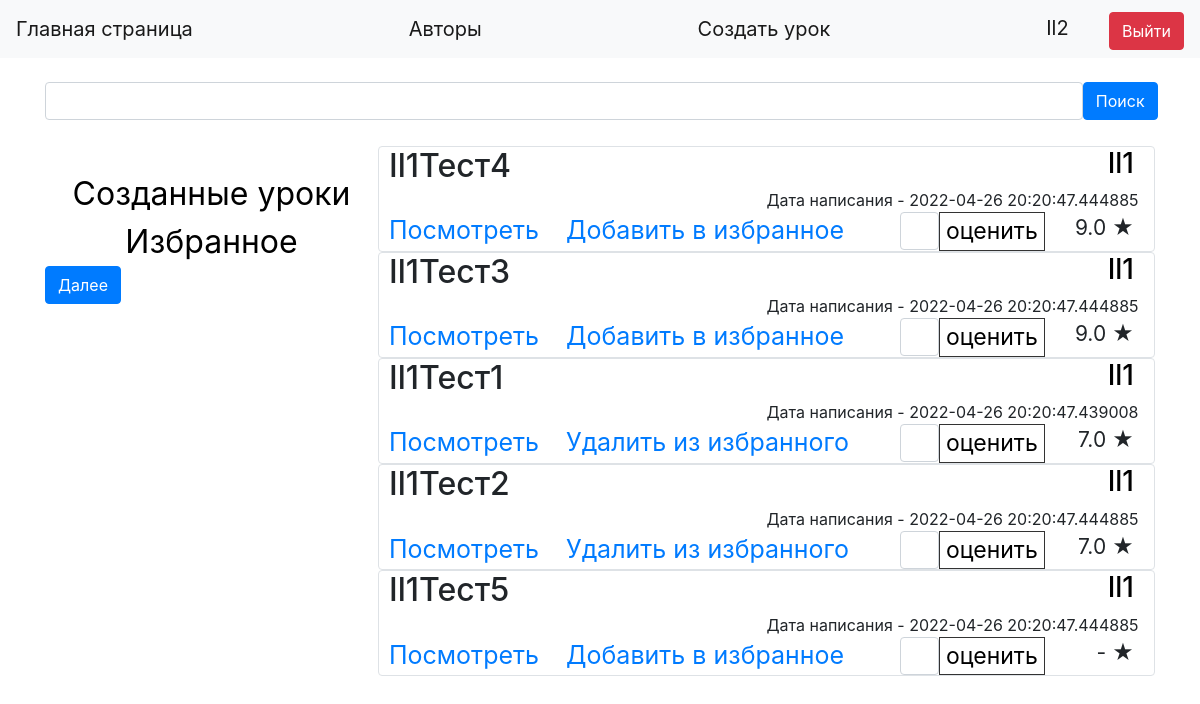
/profile/Il1 (signed in), run on an earlier commit of the app's database.
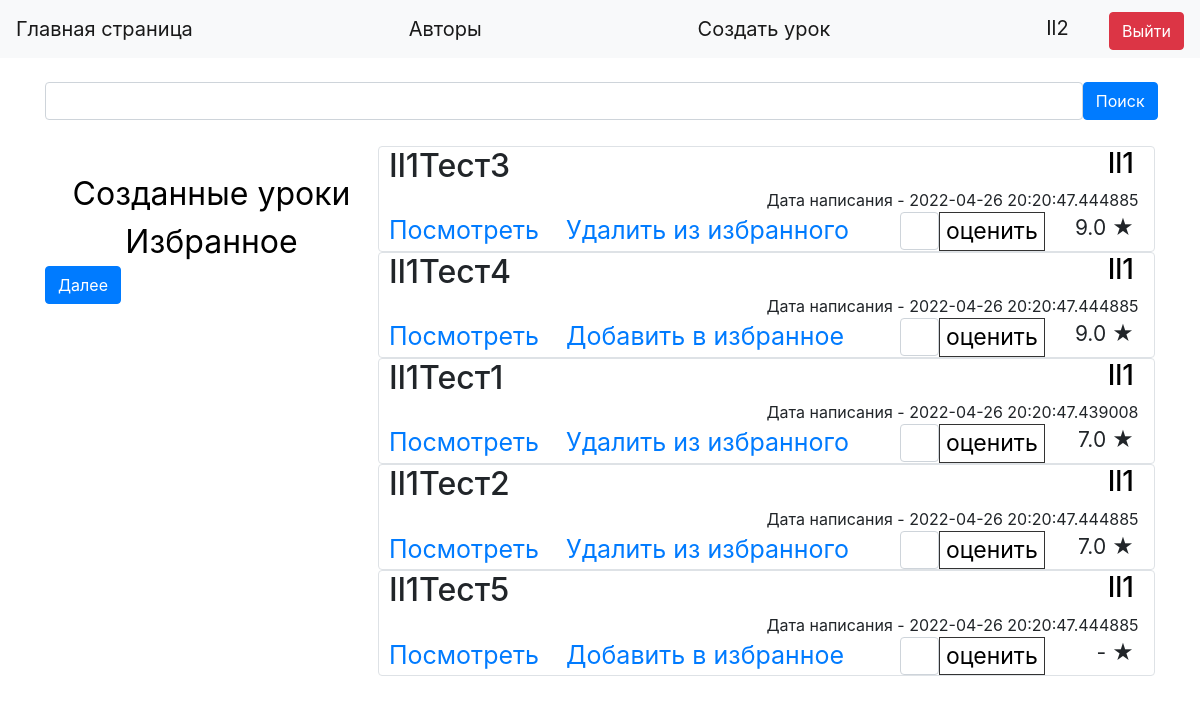
And on a later commit of the database.
### data1/lessons.py (models this page shows, shortened)
class Lesson(SqlAlchemyBase):
    __tablename__ = 'lessons'
    id = sqlalchemy.Column(sqlalchemy.Integer,
                           primary_key=True, autoincrement=True)
    title = sqlalchemy.Column(sqlalchemy.String, nullable=True)
    content = sqlalchemy.Column(sqlalchemy.String, nullable=True)
    added_to_favorites_count = sqlalchemy.Column(sqlalchemy.Integer, default=0)
    rate = sqlalchemy.Column(sqlalchemy.Float, default=0)
    rates_count = sqlalchemy.Column(sqlalchemy.Integer, default=0)
    created_date = sqlalchemy.Column(sqlalchemy.DateTime,
                                     default=datetime.datetime.now)
    user_id = sqlalchemy.Column(sqlalchemy.Integer,
                                sqlalchemy.ForeignKey("users.id"))
    user = orm.relation('User')
    favourites = orm.relation("Favourites", back_populates='lesson')

### data1/users.py (models this page shows, shortened)
class User(SqlAlchemyBase, UserMixin):
    __tablename__ = 'users'
    id = sqlalchemy.Column(sqlalchemy.Integer,
                           primary_key=True, autoincrement=True)
    name = sqlalchemy.Column(sqlalchemy.String, unique=True, nullable=True)
    about = sqlalchemy.Column(sqlalchemy.String, nullable=True)
    email = sqlalchemy.Column(sqlalchemy.String,
                              index=True, unique=True, nullable=True)
    hashed_password = sqlalchemy.Column(sqlalchemy.String, nullable=True)
    created_lessons_count = sqlalchemy.Column(sqlalchemy.Integer, default=0)
    favourites_lessons_count = sqlalchemy.Column(sqlalchemy.Integer, default=0)
    created_date = sqlalchemy.Column(sqlalchemy.DateTime,
                                     default=datetime.datetime.now)
    lessons = orm.relation("Lesson", back_populates='user')
    favourites = orm.relation("Favourites", back_populates='user')

### LearnCreator.py (the view, shortened to what this page needs)
@app.route('/profile/<string:name>', methods=['GET', 'POST'])
def watch_profile(name):
    global limit, user_now, profile, FirstResult, search_now, lessons_now_count
    search = SearchForm()
    if name != user_now:
        profile = 'your_lessons'
        search_now, user_now, FirstResult, limit = start_parameters()
    if request.method == "POST":
        FirstResult = 0
        limit = 5
        search_now = search.search.data
    db_sess = db_session.create_session()
    user = db_sess.query(User).filter(User.name == name).first()
    user_now = user.name
    db_sess = db_session.create_session()
    my_favourites_ids = []
    if current_user.is_authenticated:
        my_favourites_ids = [x.lesson_id for x in
                             db_sess.query(Favourites.lesson_id).filter(
                                 Favourites.user_id == current_user.id).distinct()]
    favourites_ids = [x.lesson_id for x in
                      db_sess.query(Favourites.lesson_id).filter(Favourites.user_id == user.id).distinct()]
    if profile == 'your_lessons':
        lessons = db_sess.query(Lesson).filter(Lesson.title.like(f'%{search_now}%') | Lesson.title.like(
            '%' + str(search_now).capitalize() + '%') | Lesson.title.like(
            '%' + str(search_now).lower() + '%') | Lesson.title.like(
            '%' + str(search_now).upper() + '%'), Lesson.user_id == user.id).order_by(-Lesson.rate,
                                                                                      -Lesson.added_to_favorites_count,
                                                                                      Lesson.title)[
                  FirstResult:limit]
        lessons_now_count = db_sess.query(Lesson).filter(Lesson.title.like(f'%{search_now}%') | Lesson.title.like(
            '%' + str(search_now).capitalize() + '%') | Lesson.title.like(
            '%' + str(search_now).lower() + '%') | Lesson.title.like(
            '%' + str(search_now).upper() + '%'), Lesson.user_id == user.id).count()
    return render_template('profile.html', user=user, profile=profile, lessons=lessons, search=search,
                           lessons_now_count=lessons_now_count, FirstResult=FirstResult, limit=limit,
                           my_favourites_ids=my_favourites_ids)

### forms/search.py
class SearchForm(FlaskForm):
    search = StringField('Поиск')
    select = SubmitField('Поиск')
    estimate = StringField('Оценка')
    further = SubmitField('Далее')
    back = SubmitField('Назад')

### LearnCreator.py (called while the page is built)
@login_manager.user_loader
def load_user(user_id):
    db_sess = db_session.create_session()
    return db_sess.query(User).get(user_id)

### data1/db_session.py (called while the page is built)
def create_session() -> Session:
    global __factory
    return __factory()

### templates/profile.html (shortened to what this page needs)
{% extends "base.html" %}
{% block content %}
<br>
<form action="" method="post">
    <div style="float: left; width: 93.5%">{{ search.search(class="form-control") }}</div>
    <div style="float: right; width: 6.5%">{{ search.select(type="submit", class="btn btn-primary")
        }}
    </div>
</form>
<br>
<div class="text_url" style="float: left">
    <a href="/your_lessons" class="url">Созданные уроки</a><br>
    <a href="/your_favourites" class="url">Избранное</a>
</div>
<div style="padding-top: 40px">
    {% for item in lessons%}
    <div class="col-md6 border rounded" style="float: right; width: 70%">
        <h2 style="float: left; width: 50%; padding-left: 10px">{{item.title}}</h2>
        <h3 style="float: right; width: 50%; padding-right: 20px" align="right">
            <a href="/profile/{{ item.user.name }}" class="url1">{{item.user.name}}</a>
        </h3>
        <div style="padding-left: 10px">
            Дата написания - {{item.created_date}}
        </div>
        <div style="float: right; width: 14.1%; font-size: 21px; padding-right: 20px" align="right">
            {% if item.rates_count>0%}
            {{item.rate}} &#9733
            {% else %}
            - &#9733
            {% endif %}
        </div>
        {% if current_user.is_authenticated and item.user_id != current_user.id%}
        <div>
            <form action="/estimate_profile/{{ item.id }}" method="post" enctype="multipart/form-data">
                <input class="rate_text" type="submit" value="оценить">
                <div style="float: right; width: 5%">{{ search.estimate(class="form-control")}}</div>
            </form>
        </div>
        {% endif %}
        <div class="text3" style="font-size: 25px;  padding-left: 10px; width: 80%">
            <a href="/lesson/{{ item.id }}">Посмотреть</a>
            {% if current_user.is_authenticated and current_user.id!=item.user_id%}
            {% if item.id in my_favourites_ids%}
            <a class="text1" href="/delete_favourites_profile/{{ item.id }}">Удалить из избранного</a>
            {% else %}
            <a class="text1" href="/add_favourites_profile/{{ item.id }}">Добавить в избранное</a>
            {% endif %}
            {% endif %}
        </div>
    </div>
    {% endfor %}
    {% if lessons_now_count>limit%}
    <a href="/limit_profile">{{ search.further(type="submit", class="btn btn-primary") }}</a>
    {% endif %}
</div>
{% endblock %}

What changed in the data, as far as the page shows it:
changed Lesson "Il1Тест3": text "Добавить в избранное" → "Удалить из избранного"; moves up the list
